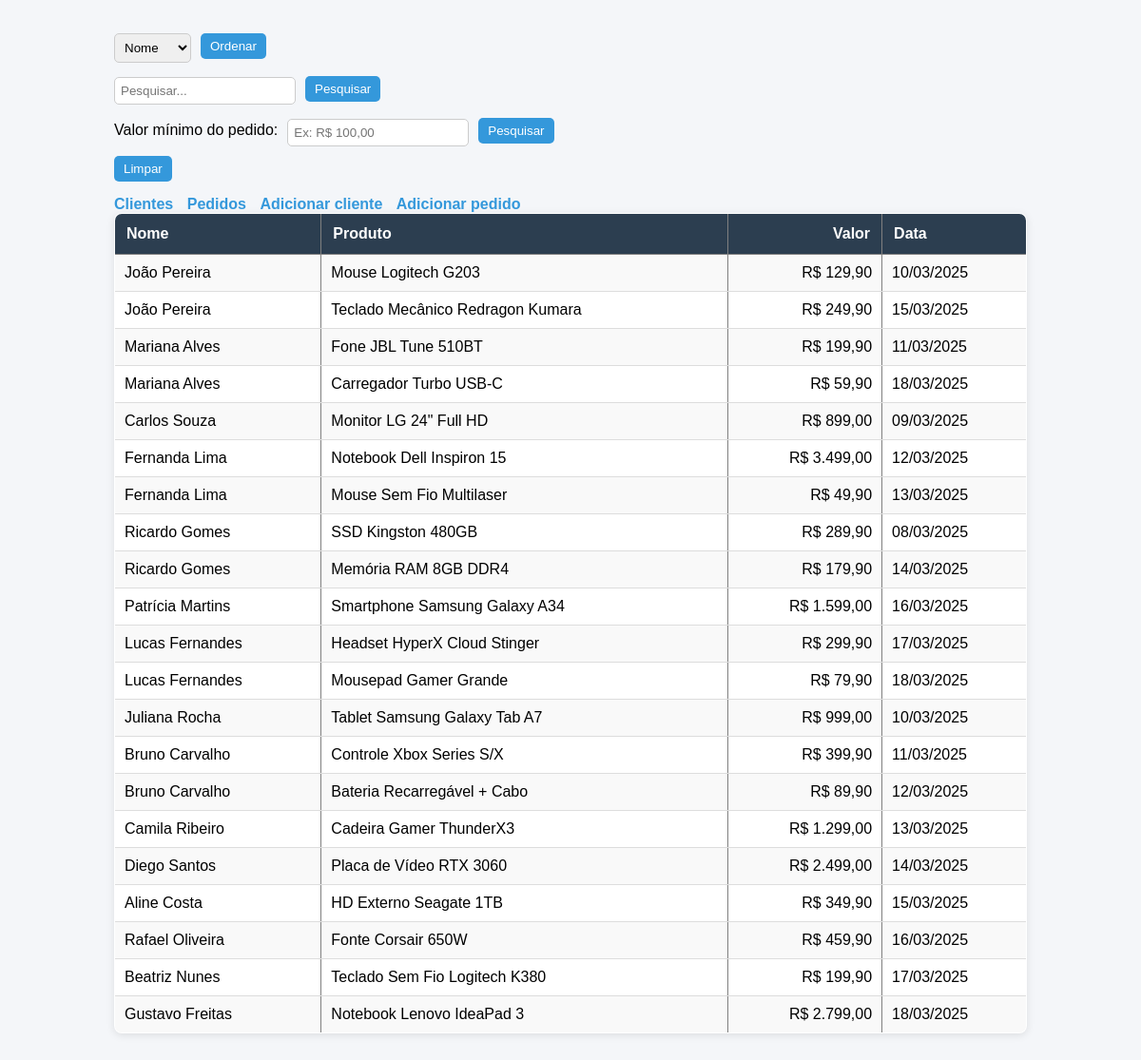
The app's page /home.php with its own data.
### tables this page shows
CREATE TABLE pedido (
    id INT AUTO_INCREMENT PRIMARY KEY,
    cliente_id INT,
    produto VARCHAR(100),
    valor DECIMAL(10,2),
    data_pedido DATE,
    FOREIGN KEY (cliente_id) REFERENCES cliente(id) ON DELETE CASCADE
);

CREATE TABLE cliente (
    id INT AUTO_INCREMENT PRIMARY KEY,
    nome VARCHAR(100)
);

### home.php (the view, shortened to what this page needs)
<?php
    include('config.php');
    $query = "
    SELECT *
    FROM cliente
    LEFT JOIN pedido ON cliente.id = pedido.cliente_id
    WHERE 1=1
    ";
?>
<!DOCTYPE html>
    <html lang="pt-br">
    <head>
        <link rel="stylesheet" href="style.css">
    </head>
    <body class="home">
        <form method="POST">
            <select name="opcoes">
                <option value="nome">Nome</option>
            </select>
            <button type="submit">Ordenar</button>
        </form>
        <form method="POST">
            <input type="text" name="pesquisa" placeholder="Pesquisar...">
            <button type="submit">Pesquisar</button>
        </form>
        <form method="POST">
            <label>Valor mínimo do pedido:</label>
            <input type="number" name="valor_min" step="0.01" placeholder="Ex: R$ 100,00">
            <button type="submit">Pesquisar</button>
        </form>
        <form method="POST">
            <button type="submit">Limpar</button>
        </form>
        <a href="clientes.php">Clientes</a>
        <a href="pedidos.php">Pedidos</a>
        <a href="adicionar.php?tipo=cliente">Adicionar cliente</a>
        <a href="adicionar.php?tipo=pedido">Adicionar pedido</a>
        <table border='1'>
            <tr>
            <th>Nome</th>
            <th>Produto</th>
            <th>Valor</th>
            <th>Data</th>
            </tr>
            <?php
                $resultado = mysqli_query($conexao, $query);
                while ($row = mysqli_fetch_assoc($resultado))
                {   $data = !empty($row["data_pedido"])
                    ? (new DateTime($row["data_pedido"]))->format("d/m/Y")
                    : '';
                    $valor = isset($row["valor"])
                    ? "R$ " . number_format((float)$row["valor"], 2, ',', '.')
                    : '';
                    echo
                    "<tr>
                        <td>" . $row["nome"] . "</td>
                        <td>" . $row["produto"] . "</td>
                        <td>" . $valor . "</td>
                        <td>" . $data . "</td>" .
                    "</tr>";
                }
                echo "<br>";
            ?>
        </table>
    </body>
</html>

### style.css (style rules this page uses)
* { margin: 0; padding: 0; box-sizing: border-box; }
body { font-family: Arial, Helvetica, sans-serif; background-color: #f4f6f9; padding: 20px; max-width: 1000px; margin: auto; }
table { width: 100%; border-collapse: collapse; background: white; border-radius: 8px; overflow: hidden; box-shadow: 0 2px 8px rgba(0,0,0,0.1); margin-bottom: 20px; }
th { background-color: #2c3e50; color: white; padding: 12px; text-align: left; }
td { padding: 10px; border-bottom: 1px solid #ddd; }
.home td:nth-child(3), .home th:nth-child(3) { text-align: right; }
tr:nth-child(even) { background-color: #f9f9f9; }
input[type="submit"], button { background-color: #3498db; color: white; border: none; padding: 6px 10px; border-radius: 5px; cursor: pointer; transition: 0.2s; }
input[type="text"], input[type="number"], input[type="date"], select { padding: 6px; border: 1px solid #ccc; border-radius: 5px; margin-top: 5px; }
form { margin-top: 10px; display: flex; gap: 10px; align-items: center; }
a { display: inline-block; margin-top: 15px; margin-right: 10px; text-decoration: none; color: #3498db; font-weight: bold; }

### records on screen
pedido: cliente.nome "João Pereira", produto "Mouse Logitech G203", valor "R$ 129,90", data_pedido "10/03/2025"
pedido: cliente.nome "João Pereira", produto "Teclado Mecânico Redragon Kumara", valor "R$ 249,90", data_pedido "15/03/2025"
pedido: cliente.nome "Mariana Alves", produto "Fone JBL Tune 510BT", valor "R$ 199,90", data_pedido "11/03/2025"
pedido: cliente.nome "Mariana Alves", produto "Carregador Turbo USB-C", valor "R$ 59,90", data_pedido "18/03/2025"
pedido: cliente.nome "Carlos Souza", produto "Monitor LG 24\" Full HD", valor "R$ 899,00", data_pedido "09/03/2025"
pedido: cliente.nome "Fernanda Lima", produto "Notebook Dell Inspiron 15", valor "R$ 3.499,00", data_pedido "12/03/2025"
pedido: cliente.nome "Fernanda Lima", produto "Mouse Sem Fio Multilaser", valor "R$ 49,90", data_pedido "13/03/2025"
pedido: cliente.nome "Ricardo Gomes", produto "SSD Kingston 480GB", valor "R$ 289,90", data_pedido "08/03/2025"
pedido: cliente.nome "Ricardo Gomes", produto "Memória RAM 8GB DDR4", valor "R$ 179,90", data_pedido "14/03/2025"
pedido: cliente.nome "Patrícia Martins", produto "Smartphone Samsung Galaxy A34", valor "R$ 1.599,00", data_pedido "16/03/2025"
pedido: cliente.nome "Lucas Fernandes", produto "Headset HyperX Cloud Stinger", valor "R$ 299,90", data_pedido "17/03/2025"
pedido: cliente.nome "Lucas Fernandes", produto "Mousepad Gamer Grande", valor "R$ 79,90", data_pedido "18/03/2025"
pedido: cliente.nome "Juliana Rocha", produto "Tablet Samsung Galaxy Tab A7", valor "R$ 999,00", data_pedido "10/03/2025"
pedido: cliente.nome "Bruno Carvalho", produto "Controle Xbox Series S/X", valor "R$ 399,90", data_pedido "11/03/2025"
pedido: cliente.nome "Bruno Carvalho", produto "Bateria Recarregável + Cabo", valor "R$ 89,90", data_pedido "12/03/2025"
pedido: cliente.nome "Camila Ribeiro", produto "Cadeira Gamer ThunderX3", valor "R$ 1.299,00", data_pedido "13/03/2025"
pedido: cliente.nome "Diego Santos", produto "Placa de Vídeo RTX 3060", valor "R$ 2.499,00", data_pedido "14/03/2025"
pedido: cliente.nome "Aline Costa", produto "HD Externo Seagate 1TB", valor "R$ 349,90", data_pedido "15/03/2025"
pedido: cliente.nome "Rafael Oliveira", produto "Fonte Corsair 650W", valor "R$ 459,90", data_pedido "16/03/2025"
pedido: cliente.nome "Beatriz Nunes", produto "Teclado Sem Fio Logitech K380", valor "R$ 199,90", data_pedido "17/03/2025"
pedido: cliente.nome "Gustavo Freitas", produto "Notebook Lenovo IdeaPad 3", valor "R$ 2.799,00", data_pedido "18/03/2025"
